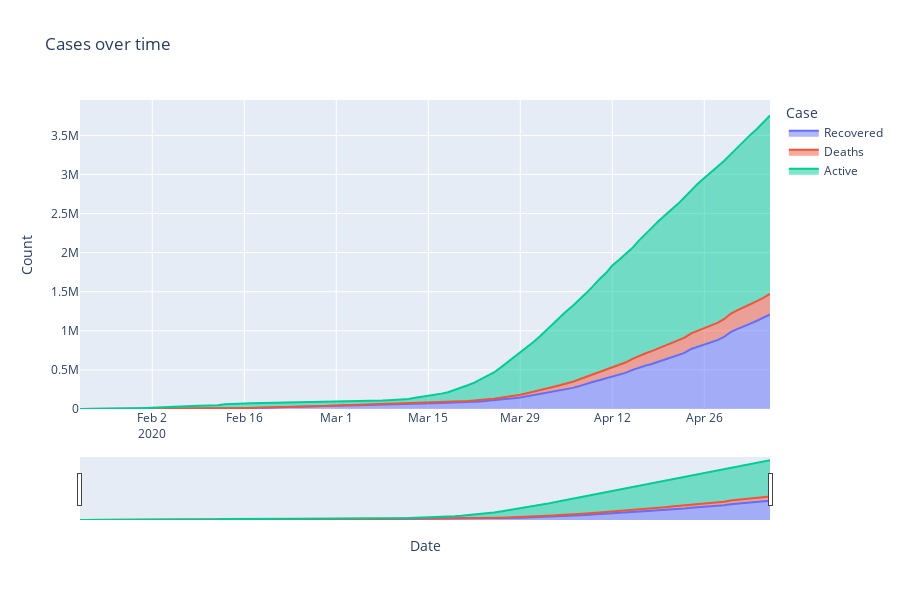

The notebook cell this image was saved under:
### Code cell
temp = full_table.groupby('Date')['Recovered', 'Deaths', 'Active'].sum().reset_index()
temp = temp.melt(id_vars="Date", value_vars=['Recovered', 'Deaths', 'Active'],
                 var_name='Case', value_name='Count')
temp.head()

fig = px.area(temp, x="Date", y="Count", color='Case', height=600,
             title='Cases over time')
fig.update_layout(xaxis_rangeslider_visible=True)
fig.show()
